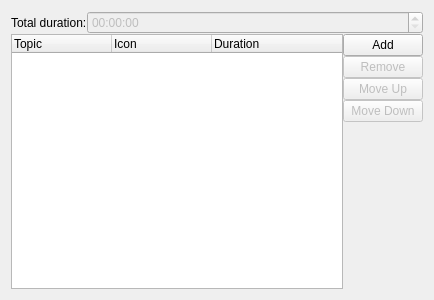
<?xml version="1.0" encoding="UTF-8"?>
<ui version="4.0">
 <class>TimelineTopics</class>
 <widget class="QWidget" name="TimelineTopics">
  <property name="geometry">
   <rect>
    <x>0</x>
    <y>0</y>
    <width>434</width>
    <height>300</height>
   </rect>
  </property>
  <property name="minimumSize">
   <size>
    <width>400</width>
    <height>300</height>
   </size>
  </property>
  <property name="windowTitle">
   <string notr="true"/>
  </property>
  <layout class="QVBoxLayout" name="verticalLayout_4">
   <property name="spacing">
    <number>0</number>
   </property>
   <item>
    <layout class="QVBoxLayout" name="verticalLayout_3">
     <item>
      <layout class="QFormLayout" name="formLayout_2">
       <item row="0" column="0">
        <widget class="QLabel" name="label">
         <property name="text">
          <string>Total duration:</string>
         </property>
        </widget>
       </item>
       <item row="0" column="1">
        <widget class="QTimeEdit" name="totalDurationEdit">
         <property name="enabled">
          <bool>false</bool>
         </property>
         <property name="displayFormat">
          <string notr="true">HH:mm:ss</string>
         </property>
        </widget>
       </item>
      </layout>
     </item>
     <item>
      <layout class="QHBoxLayout" name="horizontalLayout_2">
       <item>
        <widget class="QTreeWidget" name="treeWidget">
         <property name="alternatingRowColors">
          <bool>true</bool>
         </property>
         <property name="rootIsDecorated">
          <bool>false</bool>
         </property>
         <column>
          <property name="text">
           <string>Topic</string>
          </property>
         </column>
         <column>
          <property name="text">
           <string>Icon</string>
          </property>
         </column>
         <column>
          <property name="text">
           <string>Duration</string>
          </property>
         </column>
        </widget>
       </item>
       <item>
        <layout class="QVBoxLayout" name="verticalLayout_5">
         <item>
          <widget class="KPushButton" name="addButton">
           <property name="text">
            <string>Add</string>
           </property>
          </widget>
         </item>
         <item>
          <widget class="KPushButton" name="removeButton">
           <property name="enabled">
            <bool>false</bool>
           </property>
           <property name="text">
            <string>Remove</string>
           </property>
          </widget>
         </item>
         <item>
          <widget class="KPushButton" name="upButton">
           <property name="enabled">
            <bool>false</bool>
           </property>
           <property name="text">
            <string>Move Up</string>
           </property>
          </widget>
         </item>
         <item>
          <widget class="KPushButton" name="downButton">
           <property name="enabled">
            <bool>false</bool>
           </property>
           <property name="text">
            <string>Move Down</string>
           </property>
          </widget>
         </item>
         <item>
          <spacer name="verticalSpacer">
           <property name="orientation">
            <enum>Qt::Vertical</enum>
           </property>
           <property name="sizeHint" stdset="0">
            <size>
             <width>20</width>
             <height>40</height>
            </size>
           </property>
          </spacer>
         </item>
        </layout>
       </item>
      </layout>
     </item>
    </layout>
   </item>
  </layout>
 </widget>
 <customwidgets>
  <customwidget>
   <class>KPushButton</class>
   <extends>QPushButton</extends>
   <header>kpushbutton.h</header>
  </customwidget>
 </customwidgets>
 <resources/>
 <connections/>
</ui>
